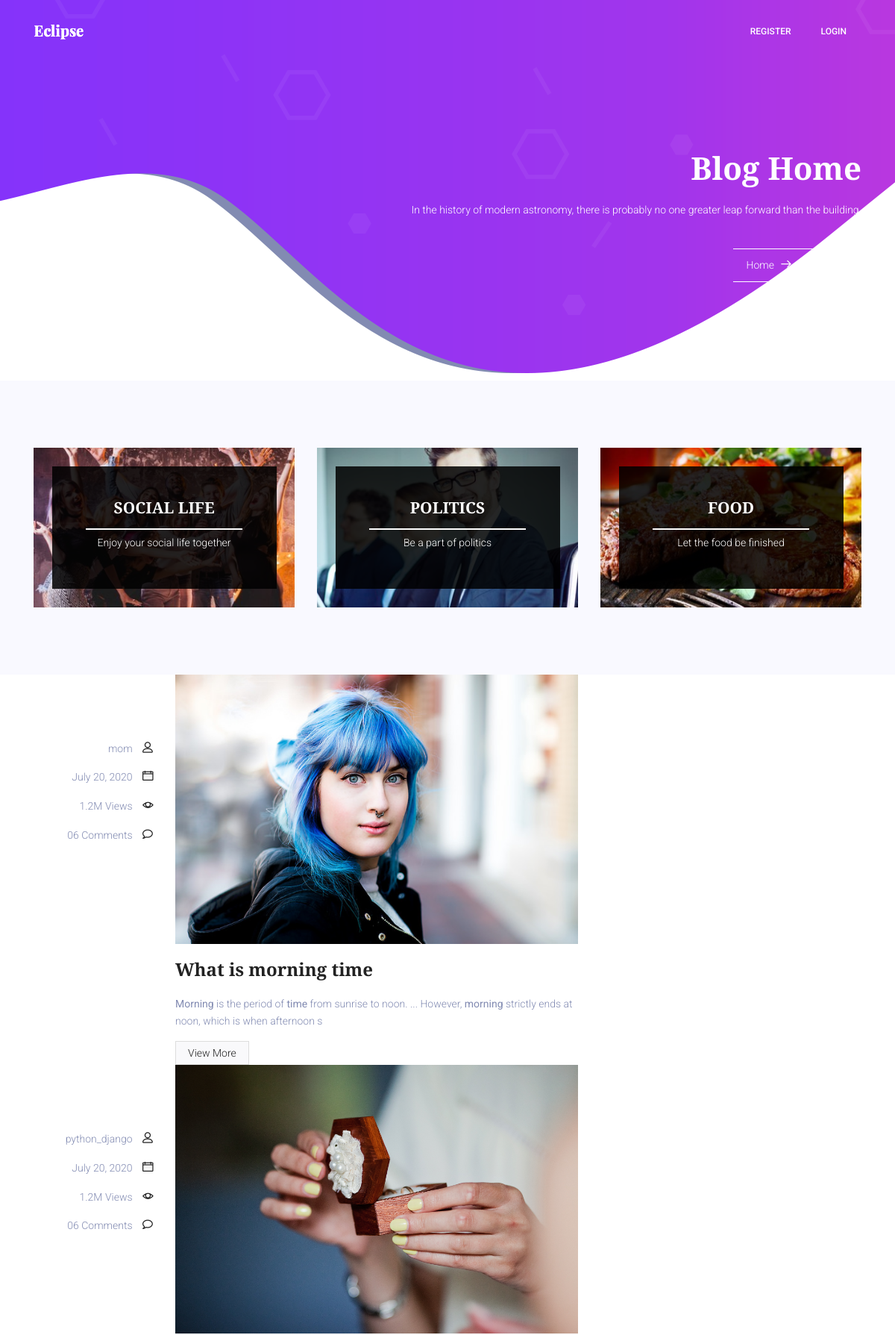
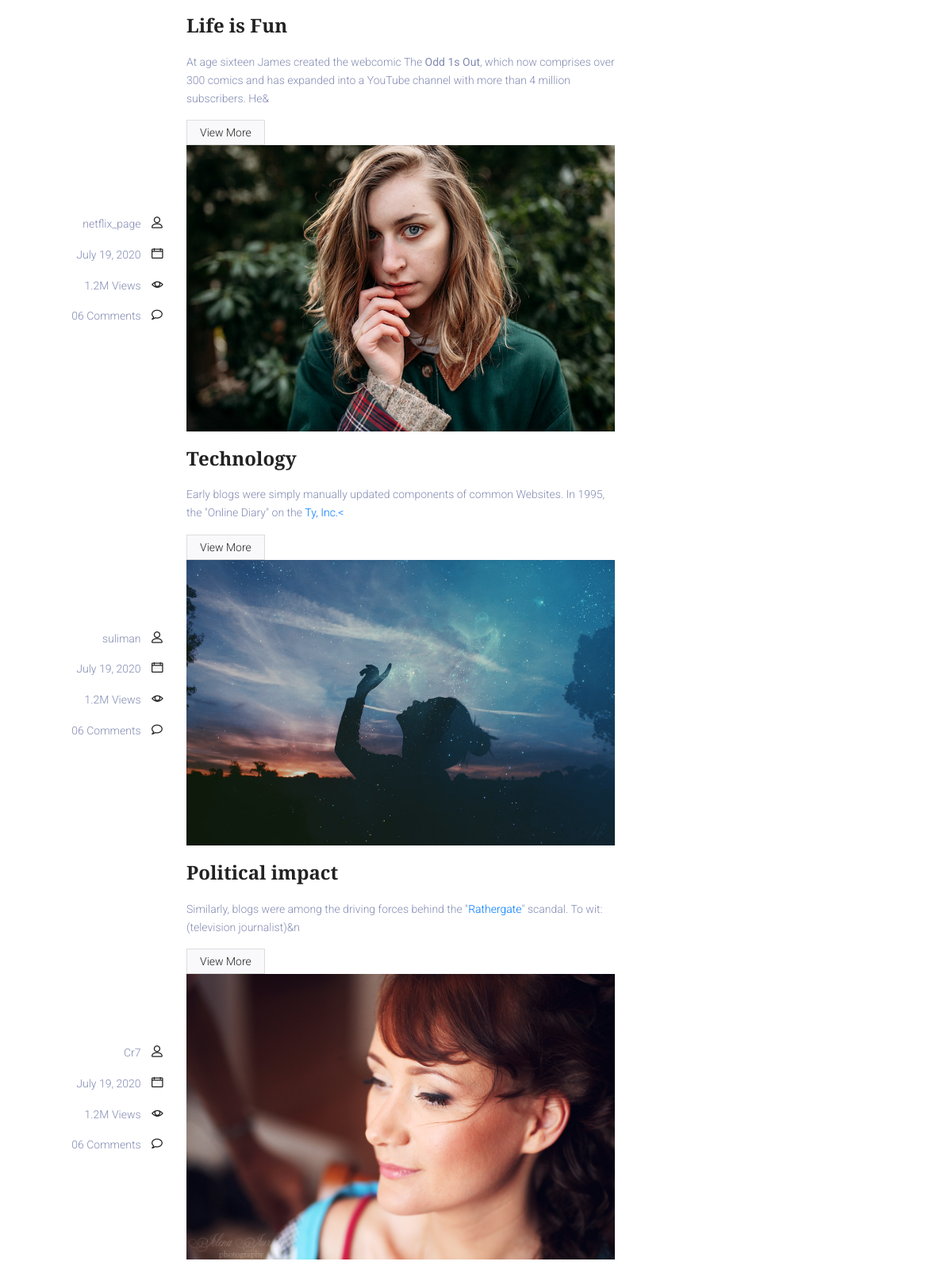
Screenshot of /blog-home/ (upper part) with the database file from the repository (2 pictures, top to bottom).
### course/models.py (models this page shows, shortened)
class Post(models.Model):
	title=models.CharField(max_length=255)
	author=models.ForeignKey(User,on_delete=models.CASCADE)
	image=models.ImageField(upload_to='images/')
	body=RichTextField(blank=True,null=True)
	post_date=models.DateField(auto_now_add=True)
	category=models.CharField(max_length=200,default='Speaking')
	likes=models.ManyToManyField(User,related_name='blog_posts')

### course/views.py (the view)
# urls.py: path('blog-home/',BlogHome.as_view(),name='blog-home'),
class BlogHome(ListView):
	model=Post
	template_name='course/blog-home.html'
	ordering=['-post_date']
	def get_context_data(self,*args, **kwargs):
		cat_menu=Category.objects.all()
		context=super(BlogHome,self).get_context_data(*args, **kwargs)
		context['cat_menu']=cat_menu
		return context

### course/templates/course/blog-home.html (shortened to what this page needs)
{% extends 'course/base.html' %}
{% load static %}
{% block content %}
	<section class="banner-area">
		<div class="container">
			<div class="row justify-content-center align-items-center">
				<div class="col-lg-12 banner-right">
					<h1 class="text-white">
							Blog Home
					</h1>
					<p class="mx-auto text-white  mt-20 mb-40">
						In the history of modern astronomy, there is probably no one greater leap forward than the building.
					</p>
					<div class="link-nav">
						<span class="box">
							<a href="{% url 'index' %}">Home </a>
							<i class="lnr lnr-arrow-right"></i>
							<a href="{% url 'blog-home' %}">Blog Home</a>
						</span>
					</div>
				</div>
			</div>
		</div>
	</section>
	<section class="top-category-widget-area pt-90 pb-90 ">
		<div class="container">
			<div class="row">
				<div class="col-lg-4">
					<div class="single-cat-widget">
						<div class="content relative">
							<div class="overlay overlay-bg"></div>
							<a href="#" target="_blank">
								<div class="thumb">
									<img class="content-image img-fluid d-block mx-auto" src="{% static 'img/blog/cat-widget1.jpg'%}" alt="">
								</div>
								<div class="content-details">
									<h4 class="content-title mx-auto text-uppercase">Social life</h4>
									<span></span>
									<p>Enjoy your social life together</p>
								</div>
							</a>
						</div>
					</div>
				</div>
				<div class="col-lg-4">
					<div class="single-cat-widget">
						<div class="content relative">
							<div class="overlay overlay-bg"></div>
							<a href="#" target="_blank">
								<div class="thumb">
									<img class="content-image img-fluid d-block mx-auto" src="{% static 'img/blog/cat-widget2.jpg'%}" alt="">
								</div>
								<div class="content-details">
									<h4 class="content-title mx-auto text-uppercase">Politics</h4>
									<span></span>
									<p>Be a part of politics</p>
								</div>
							</a>
						</div>
					</div>
				</div>
				<div class="col-lg-4">
					<div class="single-cat-widget">
						<div class="content relative">
							<div class="overlay overlay-bg"></div>
							<a href="#" target="_blank">
								<div class="thumb">
									<img class="content-image img-fluid d-block mx-auto" src="{% static 'img/blog/cat-widget3.jpg'%}" alt="">
								</div>
								<div class="content-details">
									<h4 class="content-title mx-auto text-uppercase">Food</h4>
									<span></span>
									<p>Let the food be finished</p>
								</div>
							</a>
						</div>
					</div>
				</div>
			</div>
		</div>
	</section>
	<section class="post-content-area">
		<div class="container">
			<div class="row">
				<div class="col-lg-8 posts-list">
					<div class="single-post row">
						{% for post in object_list %}
						<div class="col-lg-3  col-md-3 meta-details">
							<ul class="tags">
							</ul>
							<div class="user-details row">
								<p class="user-name col-lg-12 col-md-12 col-6">
									<a href="#">{{post.author}}</a>
									<span class="lnr lnr-user"></span>
								</p>
								<p class="date col-lg-12 col-md-12 col-6">
									<a href="#">{{post.post_date}}</a>
									<span class="lnr lnr-calendar-full"></span>
								</p>
								<p class="view col-lg-12 col-md-12 col-6">
									<a href="#">1.2M Views</a>
									<span class="lnr lnr-eye"></span>
								</p>
								<p class="comments col-lg-12 col-md-12 col-6">
									<a href="#">06 Comments</a>
									<span class="lnr lnr-bubble"></span>
								</p>
							</div>
						</div>
						<div class="col-lg-9 col-md-9 ">
							<div class="feature-img">
								<img class="img-fluid" src="{{post.image.url}}" alt="" width="300px" height="300px">
							</div>
							<a class="posts-title" href="#">
								<h3>{{post.title}}  </h3>
							</a>
							<p class="excert">
								{{post.body|slice:":200"|safe}}
							</p>
							<a href="{% url 'detail' post.pk %}" class="view-more-btn">View More
							</a>
						</div>
						{% endfor %}
					</div>
				</section>
{% endblock content %}

### rows the page displays
Post: author "mom", post_date "July 20, 2020", image (picture), title "What is morning time", body "Morning is the period of time from sunrise to noon. ... However, morning strictly ends at noon, which is when afternoon s"
Post: author "python_django", post_date "July 20, 2020", image (picture), title "Life is Fun", body "At age sixteen James created the webcomic The Odd 1s Out , which now comprises over 300 comics and has expanded into a YouTube channel with more than 4 million subscribers. He&"
Post: author "netflix_page", post_date "July 19, 2020", image (picture), title "Technology", body "Early blogs were simply manually updated components of common Websites. In 1995, the \"Online Diary\" on the Ty, Inc.<"
Post: author "suliman", post_date "July 19, 2020", image (picture), title "Political impact", body "Similarly, blogs were among the driving forces behind the \" Rathergate \" scandal. To wit: (television journalist)&n"
Post: author "Cr7", post_date "July 19, 2020", image (picture)
